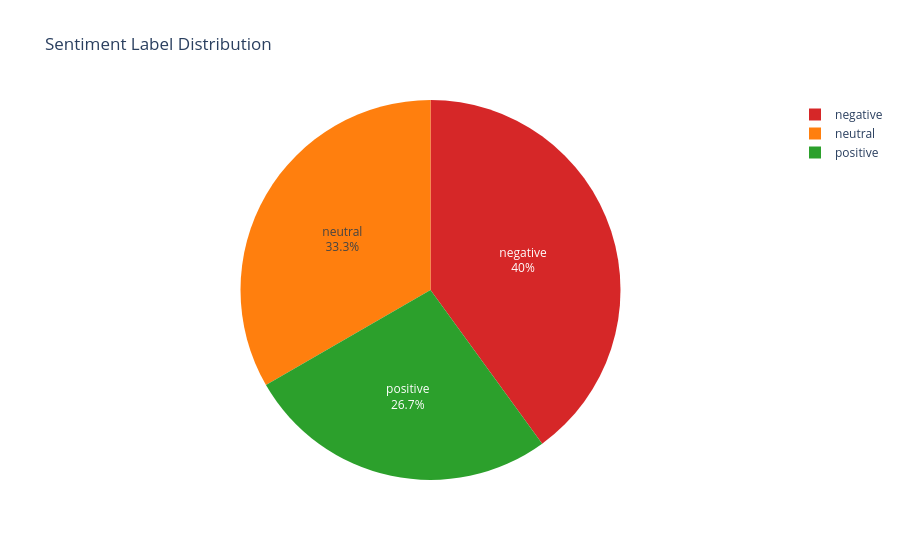

The notebook cell saved with this chart:
### Markdown cell above
## 4. Sentiment Label Distribution

Pie chart showing the breakdown of positive, negative, and neutral labels.

### Code cell
try:
    if 'batch_df' in dir() and not batch_df.empty:
        label_counts = batch_df["label"].value_counts().reset_index()
        label_counts.columns = ["label", "count"]

        color_map = {"positive": "#2CA02C", "negative": "#D62728", "neutral": "#FF7F0E"}
        fig = px.pie(
            label_counts, values="count", names="label",
            title="Sentiment Label Distribution",
            color="label", color_discrete_map=color_map,
        )
        fig.update_traces(textposition="inside", textinfo="percent+label")
        fig.show()
    else:
        print("No batch data available.")
except Exception as e:
    print(f"Error: {e}")

### Figure 1 — Plotly figure (JSON) as saved in the notebook; plotly's stock layout.template omitted (floating-point values rounded to 4 significant figures)
{"data": [{"customdata": [["negative"], ["neutral"], ["positive"]], "domain": {"x": [0.0, 1.0], "y": [0.0, 1.0]}, "hovertemplate": "label=%{customdata[0]}<br>count=%{value}<extra></extra>", "labels": ["negative", "neutral", "positive"], "legendgroup": "", "marker": {"colors": ["#D62728", "#FF7F0E", "#2CA02C"]}, "name": "", "showlegend": true, "textinfo": "percent+label", "textposition": "inside", "type": "pie", "values": [6, 5, 4]}], "layout": {"legend": {"tracegroupgap": 0}, "title": {"text": "Sentiment Label Distribution"}}}
